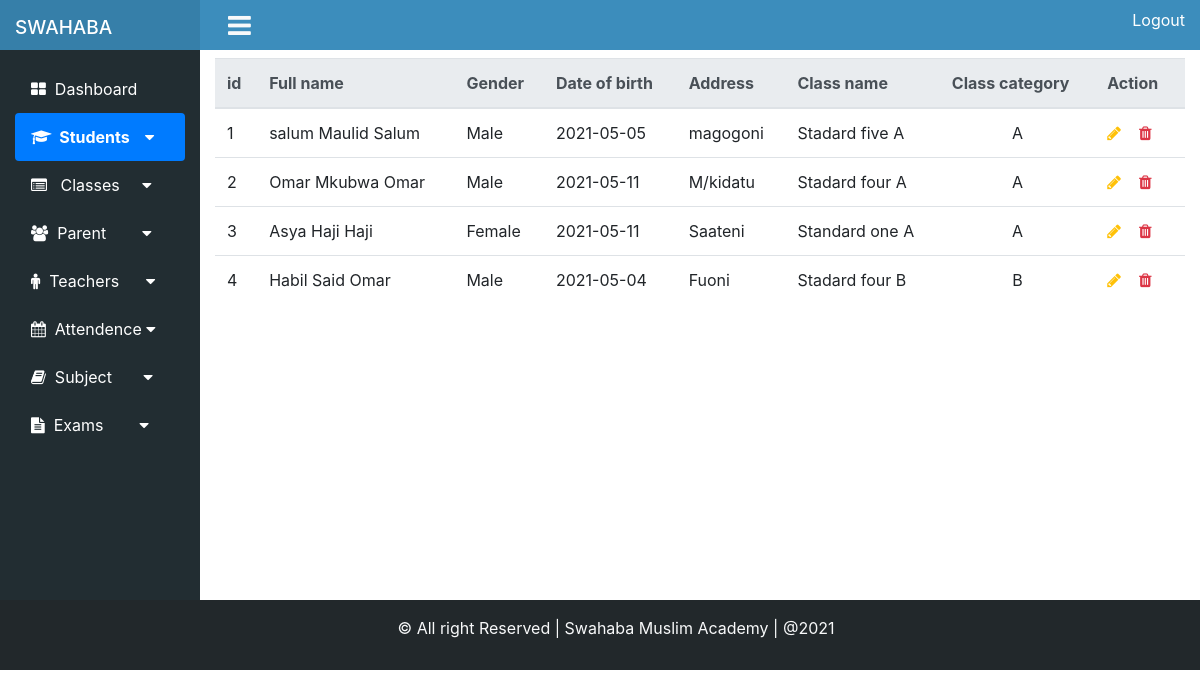
The page /admin/view_student.php on the database its author committed.
### tables this page shows
CREATE TABLE `student` (
  `stuid` int(11) NOT NULL,
  `Fistname` varchar(20) NOT NULL,
  `Middlename` varchar(20) NOT NULL,
  `Lastname` varchar(20) NOT NULL,
  `Gender` varchar(10) NOT NULL,
  `Dateofbirth` varchar(20) NOT NULL,
  `Address` varchar(30) NOT NULL
);

CREATE TABLE `Class` (
  `Classno` varchar(20) NOT NULL,
  `Classname` varchar(20) NOT NULL,
  `Class_category` varchar(20) NOT NULL
);

### admin/view_student.php (the view, shortened to what this page needs)
<?php
$student = "font-weight-bold active";
$dashboard = "";
require_once("include/dash_header.php");
require_once("include/connection.php");
?>
<div id="content" class="col-md-10 pt-2 col-sm-12 table-responsive-sm">
    <table class="table table-hover ">
        <thead class="thead-light">
            <th>id</th>
            <th>Full name</th>
            <th>Gender</th>
            <th>Date of birth</th>
            <th>Address</th>
            <th>Class name</th>
            <th> Class category</th>
            <th>Action</th>
        </thead>
        <tbody>
            <?
                $sql = "SELECT  stuid,Fistname,Middlename,Lastname,Gender,Dateofbirth,Address,Classname,Class_category FROM student
                INNER JOIN (Class INNER JOIN studentclass USING (Classno))USING(stuid)";
                $result = mysqli_query($con,$sql);
                $count =0;
                while($students =mysqli_fetch_array($result)){
                    $count++;
            ?>
            <tr>
                <td><?= $count?></td>
                <td><?= $students['Fistname']." ".$students['Middlename'] ." ".$students['Lastname'];?></td>
                <td><?= $students['Gender'];?></td>
                <td><?= $students['Dateofbirth'];?></td>
                <td><?=$students['Address'];?></td>
                <td><?= $students['Classname'];?></td>
                <td class="text-center"><?=$students['Class_category'];?></td>
                <td>
                    <a href="#"><i class="fa fa-pencil text-warning fa-md"></i></a>&nbsp;&nbsp;&nbsp;
                    <a href="#"><i class="fa fa-trash text-danger fa-md"></i></a>&nbsp;&nbsp;&nbsp;
                </td>
            </tr>
            <?}?>
        </tbody>
    </table>
</div>
</div>
<?php
require_once("include/dash_footer.php");
?>

### admin/include/dash_header.php (shortened to what this page needs)
<!DOCTYPE html>
<html lang="en">
<head>
    <link href="../assets/css/bootstrap.min.css" rel="stylesheet">
    <link href="css/dash_style.css" rel="stylesheet">
    <link rel="stylesheet" href="../assets/font-awesome/css/font-awesome.min.css">
</head>
<body>
    <div class="container-fluid">
        <div class="row" style="height:50px;">
            <div id="heading" class="col-md-2 sm-12 " style="height:50px;">
                <h6 id="headinglogo">SWAHABA ACADEMY</h6>
            </div>
            <div id="leftheader" class="col-md-10 sm-12 ">
                <button class=" navbar-toggler" type="button" data-toggle="collapse" id="sidebarcollapse"
                    data-target="collapse_target" data-toggle="collapse">
                    <span id="bars" class="fa fa-bars fa-lg text-light"></span>
                </button>
                <div class="navbar-nav pull-right">
                    <a href="logout.php" class="nav-item nav-link">Logout</a>
                </div>
            </div>
        </div>
        <div class="row sidebarrow" style=" height:550px;">
            <div id="sidebarmenu" class="col-md-2">
                <ul id="menu" class=" nav nav flex-column nav-pills nav-expad-md ">
                    <li class="nav-item">
                        <a class="nav-link  <?=@$dashboard ?> text-white" href="dashboard.php"> <i class="fa fa-th-large"></i>
                            &nbsp;Dashboard </a>
                    </li>
                    <li class="nav-item">
                        <a class="nav-link feat-btn  <?=@$student?> " href="#"> <i class="fa fa-graduation-cap "></i> &nbsp;Students &nbsp;&nbsp;&nbsp;<i class="fa fa-caret-down"  ></i></a>
                    </li>
                    <li class="nav-item">
                        <a class="nav-link feat-btn2" href="#"> <i class="fa fa-list-alt"></i> &nbsp;&nbsp;Classes &nbsp;&nbsp;&nbsp;&nbsp;<i class="fa fa-caret-down"></i></a>
                    </li>
                    <li class="nav-item">
                    <a class="nav-link feat-btn3" href="#"> <i class="fa fa-users"></i> &nbsp;Parent &nbsp;&nbsp;&nbsp;&nbsp; &nbsp;&nbsp;<i class="fa fa-caret-down"></i></a>
                    </li>
                    <li class="nav-item">
                    <a class="nav-link feat-btn4" href="#"> <i class="fa fa-male"></i> &nbsp;Teachers &nbsp;&nbsp;&nbsp;&nbsp; <i class="fa fa-caret-down"></i></a>
                    </li>
                    <li class="nav-item">
                    <a class="nav-link feat-btn5" href="#"> <i class="fa fa-calendar"></i> &nbsp;Attendence <i class="fa fa-caret-down"></i></a>
                    </li>
                    <li class="nav-item">
                    <a class="nav-link feat-btn6" href="#"> <i class="fa fa-book"></i> &nbsp;Subject &nbsp;&nbsp;&nbsp;&nbsp;&nbsp;&nbsp;<i class="fa fa-caret-down"></i></a>
                    </li>
                    <li class="nav-item">
                    <a class="nav-link feat-btn7" href="#"> <i class="fa fa-file-text"></i> &nbsp;Exams &nbsp;&nbsp;&nbsp;&nbsp;&nbsp;&nbsp;&nbsp;<i class="fa fa-caret-down"></i></a>
                    </li>
                </ul>
            </div>

### admin/include/dash_footer.php (shortened to what this page needs)
<div class="row" id="footer">
    <div id="footer" class="col-12 col-sm-12 col-md-12 text-center p-3 pl-5  text-light"
        style="background:#22282b;height:70px;" @media (max-width:768px){
            background-color:white;
        }
>
        © All right Reserved | Swahaba Muslim Academy | @2021
    </div>
</div>
</body>
</html>

### admin/css/dash_style.css (style rules this page uses)
#leftheader { background-color: #3c8dbc; }
#heading { line-height: 2.2; background-color: #367fa9; }
#sidebarmenu { background-color:#222d32; line-height: 2.0; padding-top: 15px; }
#headinglogo { line-height: 2.9; color: #fff; font-size: 19px; }
.nav-link { color: #fff; }
.navbar-toggler { line-height: 2.0; }

### rows shown on the page
student: Fistname "salum", Middlename "Maulid", Lastname "Salum", Gender "Male", Dateofbirth "2021-05-05", Address "magogoni", class.Classname "Stadard five A", class.Class_category "A"
student: Fistname "Omar", Middlename "Mkubwa", Lastname "Omar", Gender "Male", Dateofbirth "2021-05-11", Address "M/kidatu", class.Classname "Stadard four A", class.Class_category "A"
student: Fistname "Asya", Middlename "Haji", Lastname "Haji", Gender "Female", Dateofbirth "2021-05-11", Address "Saateni", class.Classname "Standard one A", class.Class_category "A"
student: Fistname "Habil", Middlename "Said", Lastname "Omar", Gender "Male", Dateofbirth "2021-05-04", Address "Fuoni", class.Classname "Stadard four B", class.Class_category "B"
